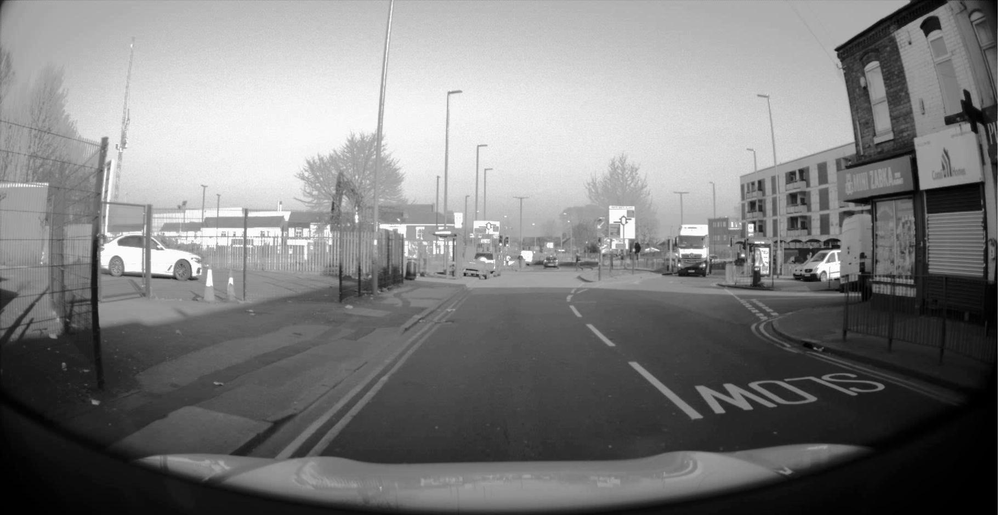
#> input picture Images/fog_Highway/SSIM_single_component_study/RD/Frame_540.png, 1000 x 515 px, shrunk from 1824 x 940 before the run, found by its file name
$ python Individual_SSIM_2.py
#> lines starting #> are read from the running program, lines starting #| are printed output that depends on the picture
import numpy as np
from skimage.io import imread
from skimage.color import rgb2gray, rgba2rgb
from skimage.util import img_as_float
import matplotlib.pyplot as plt

# Constants for SSIM calculation
K1 = 0.01
K2 = 0.03
L = 1  # Dynamic range of the pixel values (assuming normalized [0, 1] images)

# Function to preprocess images (handle RGBA, RGB, or grayscale)
def preprocess_image(image):
    if image.shape[-1] == 4:  # RGBA image
        image = rgba2rgb(image)  # Convert RGBA to RGB
    if image.ndim == 3:  # Convert RGB to grayscale
        image = rgb2gray(image)
    return image

# Function to calculate luminance, contrast, and structure components
def calculate_ssim_components(image1, image2):
    # Compute means
    mu1 = image1.mean()
    mu2 = image2.mean()

    # Compute variances and covariance
    sigma1_sq = ((image1 - mu1) ** 2).mean()
    sigma2_sq = ((image2 - mu2) ** 2).mean()
    sigma12 = ((image1 - mu1) * (image2 - mu2)).mean()

    # Compute constants
    C1 = (K1 * L) ** 2
    C2 = (K2 * L) ** 2

    # Luminance component
    luminance = (2 * mu1 * mu2 + C1) / (mu1 ** 2 + mu2 ** 2 + C1)

    # Contrast component
    contrast = (2 * np.sqrt(sigma1_sq) * np.sqrt(sigma2_sq) + C2) / (sigma1_sq + sigma2_sq + C2)

    # Structure component
    structure = (sigma12 + C2 / 2) / (np.sqrt(sigma1_sq) * np.sqrt(sigma2_sq) + C2 / 2)

    return luminance, contrast, structure

# Function to plot the bar chart
def plot_ssim_components(luminance, contrast, structure):
    components = ['Luminance', 'Contrast', 'Structure']
    values = [luminance, contrast, structure]

    plt.bar(components, values, color=['skyblue', 'lightgreen', 'salmon'])
    plt.title('SSIM Components')
    plt.ylabel('Component Contribution')
    plt.ylim(0, 1)
    plt.show()

# Main code
try:
    # Update paths to your actual image files
    image1_path = r'Images\fog_Highway\SSIM_single_component_study\RD\Frame_540.png'
    image2_path = r'Images\fog_Highway\SSIM_single_component_study\SD\Frame_540.png'

    # Load images
    image1 = img_as_float(imread(image1_path))
    image2 = img_as_float(imread(image2_path))
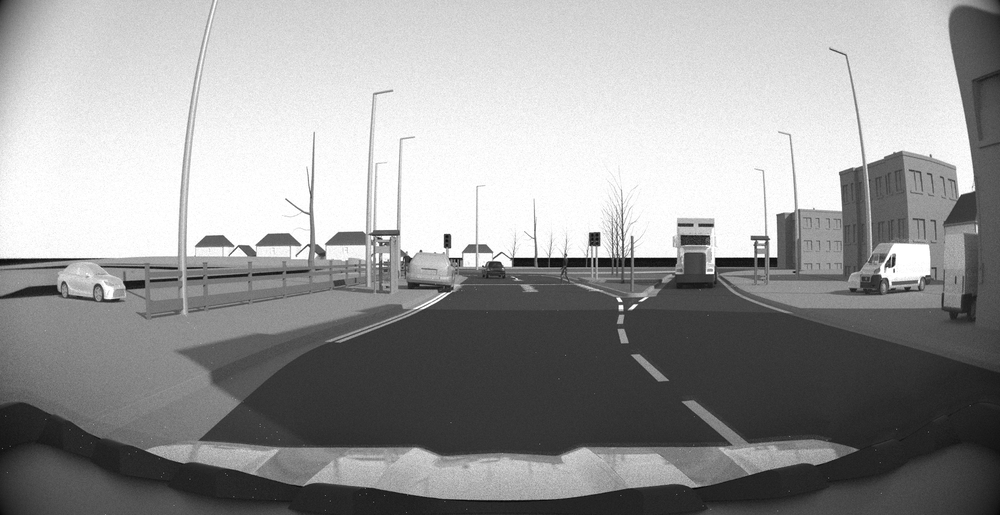
#> input picture Images/fog_Highway/SSIM_single_component_study/SD/Frame_540.png, 1000 x 515 px, shrunk from 1824 x 940 before the run, found by its file name
#> image2: shape (515, 1000, 3) float64; min 0.00392, max 1, mean 0.598

    # Preprocess images
    image1 = preprocess_image(image1)
    image2 = preprocess_image(image2)

    # Calculate SSIM components
    luminance, contrast, structure = calculate_ssim_components(image1, image2)
#> in calculate_ssim_components, `mu1 = image1.mean()`: mu1 = 0.493
#> in calculate_ssim_components, `mu2 = image2.mean()`: mu2 = 0.598
#> in calculate_ssim_components, `sigma1_sq = ((image1 - mu1) ** 2).mean()`: sigma1_sq = 0.083
#> in calculate_ssim_components, `sigma2_sq = ((image2 - mu2) ** 2).mean()`: sigma2_sq = 0.101
#> in calculate_ssim_components, `sigma12 = ((image1 - mu1) * (image2 - mu2)).mean()`: sigma12 = 0.0706
#> in calculate_ssim_components, `luminance = (2 * mu1 * mu2 + C1) / (mu1 ** 2 + mu2 ** 2 + C1)`: luminance = 0.982
#> in calculate_ssim_components, `contrast = (2 * np.sqrt(sigma1_sq) * np.sqrt(sigma2_sq) + C2) / (sigma..`: contrast = 0.995
#> in calculate_ssim_components, `structure = (sigma12 + C2 / 2) / (np.sqrt(sigma1_sq) * np.sqrt(sigma2_..`: structure = 0.773
#> luminance = 0.982; contrast = 0.995; structure = 0.773
    print(f"Luminance: {luminance:.4f}, Contrast: {contrast:.4f}, Structure: {structure:.4f}")
#| Luminance: 0.9816, Contrast: 0.9952, Structure: 0.7729

    # Plot the bar chart
    plot_ssim_components(luminance, contrast, structure)
#> in plot_ssim_components, `values = [luminance, contrast, structure]`: values = [0.982, 0.995, 0.773]
#> in plot_ssim_components, `plt.show()`:
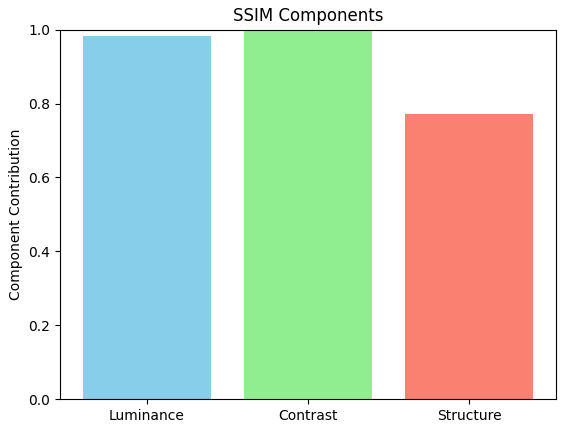
#> figure drawn by matplotlib, 1 panel; tallest bar 0.995 high, from x = 0.6 to 1.4

except FileNotFoundError as e:
    print(f"File not found: {e.filename}")
except Exception as e:
    print(f"An error occurred: {e}")
